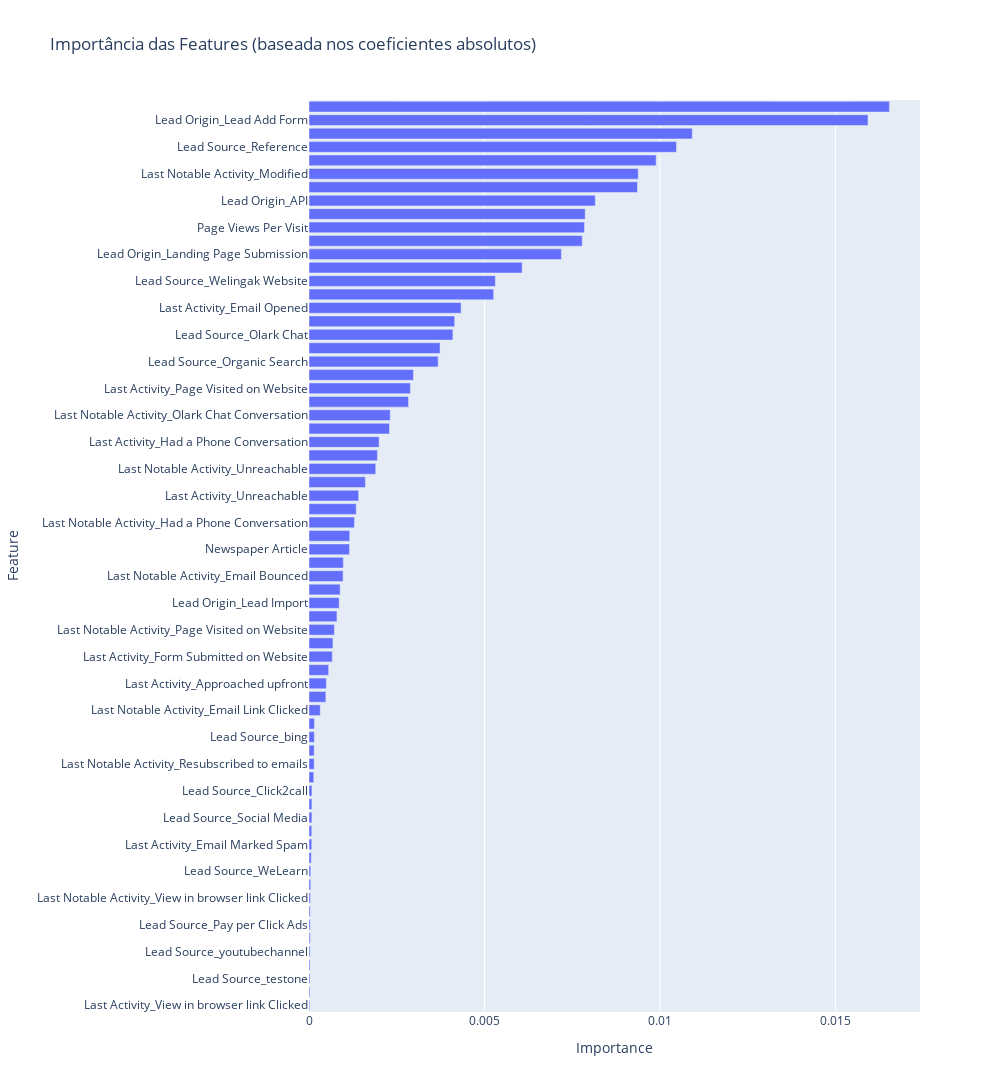

Here is the notebook cell this chart was saved with:
### Code cell
# Plotar o gráfico de importância
fig = px.bar(df_feature_impontances,
             x='Importance',
             y='Feature',
             orientation='h',
             title='Importância das Features (baseada nos coeficientes absolutos)')

fig.update_layout(height=1200, width=1000, yaxis={'categoryorder': 'total ascending'})
fig.show()

### Figure 1 — Plotly figure (JSON) as saved in the notebook; plotly's stock layout.template omitted (floating-point values rounded to 4 significant figures)
{"data": [{"hovertemplate": "Importance=%{x}<br>Feature=%{y}<extra></extra>", "legendgroup": "", "marker": {"color": "#636efa", "pattern": {"shape": ""}}, "name": "", "orientation": "h", "showlegend": false, "textposition": "auto", "type": "bar", "x": [0.01654, 0.01593, 0.01092, 0.01047, 0.009892, 0.009382, 0.00936, 0.008158, 0.00787, 0.007849, 0.007786, 0.007191, 0.006073, 0.005309, 0.005262, 0.004334, 0.00415, 0.0041, 0.003734, 0.003679, 0.002976, 0.002888, 0.002836, 0.002315, 0.002294, 0.001997, 0.00195, 0.001901, 0.001607, 0.001415, 0.001346, 0.001297, 0.00116, 0.001153, 0.0009784, 0.0009711, 0.0008873, 0.0008603, 0.0007963, 0.0007233, 0.000682, 0.0006641, 0.00056, 0.0004941, 0.0004802, 0.0003206, 0.000155, 0.0001522, 0.0001474, 0.0001474, 0.0001374, 8.39e-05, 8.327e-05, 8.28e-05, 7.83e-05, 7.83e-05, 6.437e-05, 5.049e-05, 4.93e-05, 3.944e-05, 3.362e-05, 3.323e-05, 3.318e-05, 3.191e-05, 2.906e-05, 2.773e-05, 2.589e-05, 2.3e-05], "xaxis": "x", "y": ["Total Time Spent on Website", "Lead Origin_Lead Add Form", "Last Activity_SMS Sent", "Lead Source_Reference", "Last Notable Activity_SMS Sent", "Last Notable Activity_Modified", "Last Activity_Olark Chat Conversation", "Lead Origin_API", "Do Not Email", "Page Views Per Visit", "A free copy of Mastering The Interview", "Lead Origin_Landing Page Submission", "Lead Source_Direct Traffic", "Lead Source_Welingak Website", "TotalVisits", "Last Activity_Email Opened", "Last Activity_Converted to Lead", "Lead Source_Olark Chat", "Lead Source_Google", "Lead Source_Organic Search", "Last Notable Activity_Email Opened", "Last Activity_Page Visited on Website", "Last Activity_Email Bounced", "Last Notable Activity_Olark Chat Conversation", "Do Not Call", "Last Activity_Had a Phone Conversation", "X Education Forums", "Last Notable Activity_Unreachable", "Newspaper", "Last Activity_Unreachable", "Lead Source_Referral Sites", "Last Notable Activity_Had a Phone Conversation", "Through Recommendations", "Newspaper Article", "Lead Source_Facebook", "Last Notable Activity_Email Bounced", "Search", "Lead Origin_Lead Import", "Last Activity_Email Link Clicked", "Last Notable Activity_Page Visited on Website", "Last Activity_Unsubscribed", "Last Activity_Form Submitted on Website", "Last Notable Activity_Unsubscribed", "Last Activity_Approached upfront", "Digital Advertisement", "Last Notable Activity_Email Link Clicked", "Last Activity_Email Received", "Lead Source_bing", "Last Notable Activity_Resubscribed to emails", "Last Activity_Resubscribed to emails", "Lead Source_blog", "Lead Source_Click2call", "Last Notable Activity_Email Received", "Lead Source_Social Media", "Last Activity_Email Marked Spam", "Last Notable Activity_Email Marked Spam", "Last Notable Activity_Approached upfront", "Lead Source_WeLearn", "Lead Source_NC_EDM", "Last Notable Activity_View in browser link Clicked", "Lead Source_welearnblog_Home", "Lead Source_Pay per Click Ads", "Last Notable Activity_Form Submitted on Website", "Lead Source_youtubechannel", "Last Activity_Visited Booth in Tradeshow", "Lead Source_testone", "Lead Source_Live Chat", "Last Activity_View in browser link Clicked"], "yaxis": "y"}], "layout": {"barmode": "relative", "height": 1200, "legend": {"tracegroupgap": 0}, "title": {"text": "Importância das Features (baseada nos coeficientes absolutos)"}, "width": 1000, "xaxis": {"anchor": "y", "domain": [0, 1], "title": {"text": "Importance"}}, "yaxis": {"anchor": "x", "categoryorder": "total ascending", "domain": [0, 1], "title": {"text": "Feature"}}}}
